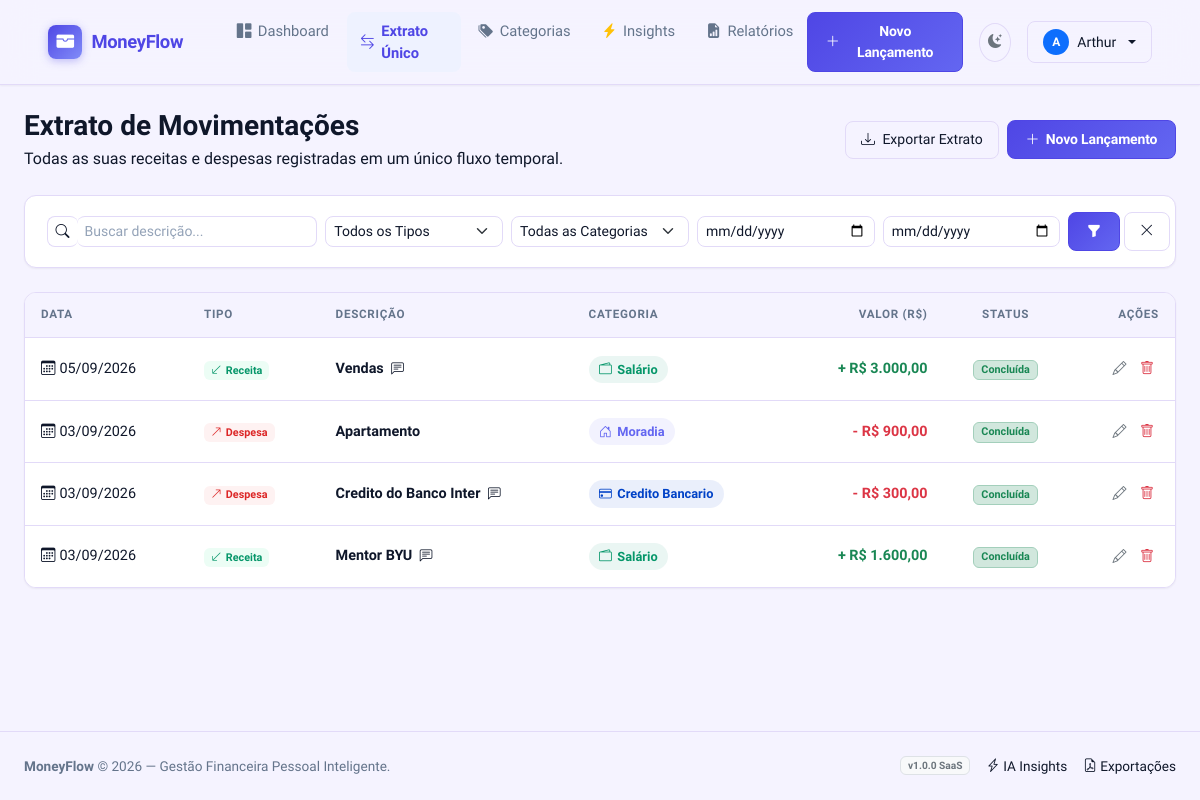
Page /transactions/ (signed in) on the earlier database version.
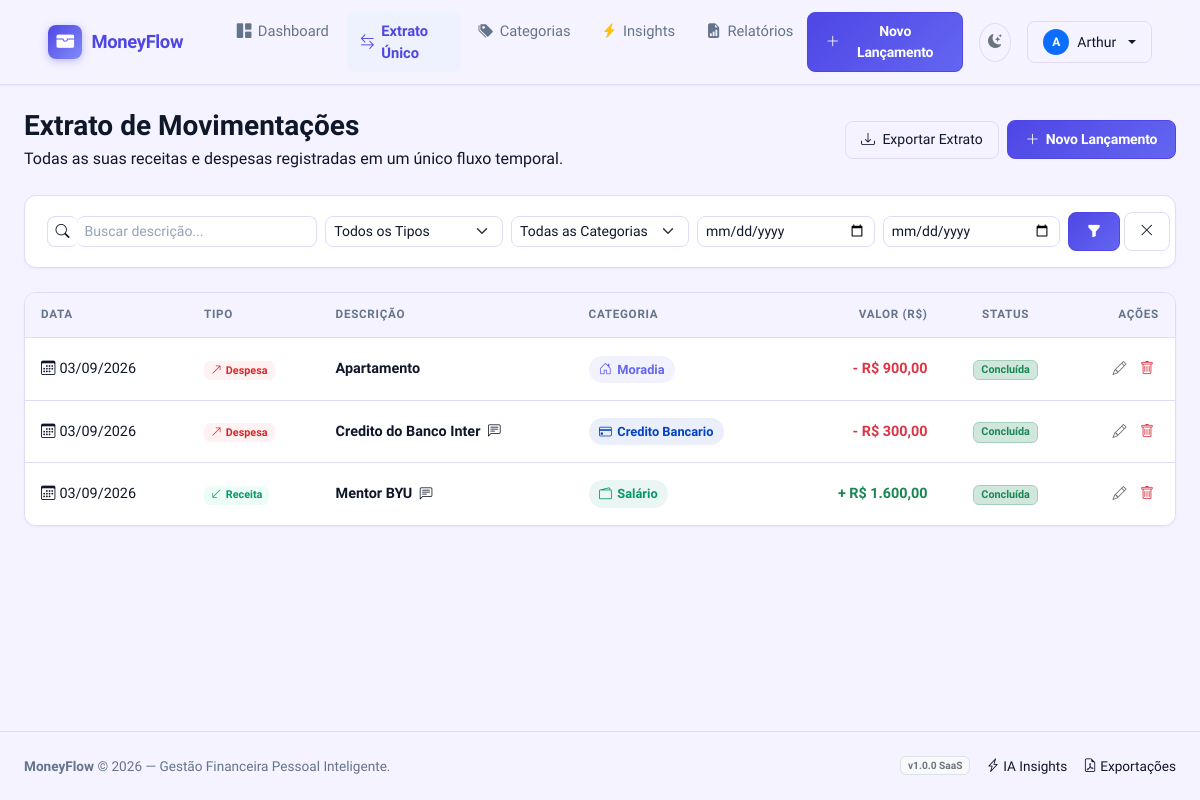
Same page on the later database version.
### apps/accounts/models.py (models this page shows, shortened)
class User(AbstractUser):
    email = models.EmailField('E-mail', unique=True)
    class Meta:
        verbose_name = 'Usuário'
        verbose_name_plural = 'Usuários'
        ordering = ['-date_joined']

### apps/finance/models.py (models this page shows, shortened)
class Transaction(UserOwnedModel):
    TYPE_CHOICES = [
        ('INCOME', 'Receita'),
        ('EXPENSE', 'Despesa'),
    ]
    STATUS_CHOICES = [
        ('COMPLETED', 'Concluída'),
        ('PENDING', 'Pendente'),
    ]
    category = models.ForeignKey(
        Category,
        on_delete=models.CASCADE,
        related_name='transactions',
        verbose_name='Categoria',
    )
    amount = models.DecimalField(
        'Valor',
        max_digits=12,
        decimal_places=2,
        help_text='Valor da movimentação em reais.',
    )
    transaction_type = models.CharField(
        'Tipo',
        max_length=10,
        choices=TYPE_CHOICES,
    )
    description = models.CharField(
        'Descrição',
        max_length=255,
        help_text='Breve descrição da movimentação.',
    )
    date = models.DateField(
        'Data',
        db_index=True,
    )
    status = models.CharField(
        'Status',
        max_length=10,
        choices=STATUS_CHOICES,
        default='COMPLETED',
    )
    notes = models.TextField(
        'Observações',
        blank=True,
        default='',
        help_text='Notas opcionais sobre a movimentação.',
    )
    class Meta:
        verbose_name = 'Movimentação'
        verbose_name_plural = 'Movimentações'
        ordering = ['-date', '-created_at']
        indexes = [
            models.Index(fields=['user', 'date'], name='idx_transaction_user_date'),
            models.Index(fields=['user', 'transaction_type'], name='idx_transaction_user_type'),
            models.Index(fields=['user', 'category'], name='idx_transaction_user_cat'),
        ]
    @property
    def is_income(self):
        return self.transaction_type == 'INCOME'

class Category(models.Model):
    TYPE_SCOPE_CHOICES = [
        ('INCOME', 'Receita'),
        ('EXPENSE', 'Despesa'),
        ('BOTH', 'Ambos'),
    ]
    user = models.ForeignKey(
        settings.AUTH_USER_MODEL,
        on_delete=models.CASCADE,
        related_name='categories',
        verbose_name='Usuário',
    )
    name = models.CharField('Nome', max_length=100)
    slug = models.SlugField('Slug', max_length=120, blank=True)
    color_hex = models.CharField(
        'Cor (HEX)',
        max_length=7,
        default='#6B7280',
        help_text='Cor hexadecimal para gráficos e badges.',
    )
    icon = models.CharField(
        'Ícone',
        max_length=50,
        default='bi-tag',
        help_text='Classe do Bootstrap Icons (ex: bi-cart-check).',
    )
    type_scope = models.CharField(
        'Tipo',
        max_length=10,
        choices=TYPE_SCOPE_CHOICES,
        default='EXPENSE',
        help_text='Define se a categoria aparece em receitas, despesas ou ambos.',
    )
    is_default = models.BooleanField(
        'Categoria padrão',
        default=False,
        help_text='Categorias padrão são criadas automaticamente para novos usuários.',
    )
    is_active = models.BooleanField('Ativa', default=True)
    objects = models.Manager()
    class Meta:
        verbose_name = 'Categoria'
        verbose_name_plural = 'Categorias'
        ordering = ['name']
        constraints = [
            models.UniqueConstraint(
                fields=['user', 'name'],
                name='unique_category_per_user',
            )
        ]

### apps/finance/views.py (the view)
# urls.py: path('', views.transaction_list, name='transaction_list'),
@login_required
def transaction_list(request):
    transactions = Transaction.objects.for_user(request.user)
    transaction_type = request.GET.get('type', '')
    category_id = request.GET.get('category', '')
    status = request.GET.get('status', '')
    date_from = request.GET.get('date_from', '')
    date_to = request.GET.get('date_to', '')
    search = request.GET.get('search', '')
    if transaction_type:
        transactions = transactions.filter(transaction_type=transaction_type)
    if category_id:
        transactions = transactions.filter(category_id=category_id)
    if status:
        transactions = transactions.filter(status=status)
    if date_from:
        transactions = transactions.filter(date__gte=date_from)
    if date_to:
        transactions = transactions.filter(date__lte=date_to)
    if search:
        transactions = transactions.filter(
            Q(description__icontains=search) | Q(notes__icontains=search)
        )
    paginator = Paginator(transactions, 20)
    page = request.GET.get('page')
    transactions = paginator.get_page(page)
    categories = Category.objects.filter(user=request.user, is_active=True)
    context = {
        'transactions': transactions,
        'categories': categories,
        'current_filters': {
            'type': transaction_type,
            'category': category_id,
            'status': status,
            'date_from': date_from,
            'date_to': date_to,
            'search': search,
        },
    }
    return render(request, 'finance/transaction_list.html', context)

### apps/core/models.py (called while the page is built)
    def for_user(self, user):
        return self.get_queryset().filter(user=user, is_deleted=False)

### templates/finance/transaction_list.html (shortened to what this page needs)
{% extends 'base.html' %}
{% load humanize %}
{% block content %}
<div class="container-fluid px-lg-4">
  <div class="d-flex flex-column flex-md-row align-items-md-center justify-content-between gap-3 mb-4">
    <div>
      <h1 class="h3 fw-bold text-main mb-1">Extrato de Movimentações</h1>
      <p class="text-main mb-0">Todas as suas receitas e despesas registradas em um único fluxo temporal.</p>
    </div>
    <div class="d-flex align-items-center gap-2">
      <a href="{% url 'reports:generator' %}" class="btn btn-outline-custom btn-sm">
        <i class="bi bi-download me-1"></i> Exportar Extrato
      </a>
      <a href="{% url 'finance:transaction_create' %}" class="btn btn-primary-custom btn-sm">
        <i class="bi bi-plus-lg"></i> Novo Lançamento
      </a>
    </div>
  </div>
  <div class="saas-card mb-4">
    <div class="saas-card-body py-3">
      <form method="GET" class="row g-2 align-items-center">
        <div class="col-md-3">
          <div class="input-group input-group-sm">
            <span class="input-group-text bg-transparent border-end-0"><i class="bi bi-search text-main"></i></span>
            <input type="text" name="search" class="form-control border-start-0" placeholder="Buscar descrição..." value="{{ current_filters.search }}">
          </div>
        </div>
        <div class="col-md-2">
          <select name="type" class="form-select form-select-sm">
            <option value="">Todos os Tipos</option>
          </select>
        </div>
        <div class="col-md-2">
          <select name="category" class="form-select form-select-sm">
            <option value="">Todas as Categorias</option>
          </select>
        </div>
        <div class="col-md-2">
          <input type="date" name="date_from" class="form-control form-control-sm" title="Data inicial" value="{{ current_filters.date_from }}">
        </div>
        <div class="col-md-2">
          <input type="date" name="date_to" class="form-control form-control-sm" title="Data final" value="{{ current_filters.date_to }}">
        </div>
        <div class="col-md-1 d-flex gap-1">
          <button type="submit" class="btn btn-primary-custom btn-sm w-100" title="Filtrar"><i class="bi bi-funnel-fill"></i></button>
          <a href="{% url 'finance:transaction_list' %}" class="btn btn-outline-custom btn-sm" title="Limpar"><i class="bi bi-x-lg"></i></a>
        </div>
      </form>
    </div>
  </div>
  <div class="saas-card">
    <div class="table-responsive">
      <table class="custom-table mb-0">
        <thead>
          <tr>
            <th>Data</th>
            <th>Tipo</th>
            <th>Descrição</th>
            <th>Categoria</th>
            <th class="text-end">Valor (R$)</th>
            <th class="text-center">Status</th>
            <th class="text-end">Ações</th>
          </tr>
        </thead>
        <tbody>
          {% for t in transactions %}
          <tr>
            <td class="text-main text-nowrap"><i class="bi bi-calendar3 me-1"></i>{{ t.date|date:"d/m/Y" }}</td>
            <td>
              {% if t.is_income %}
              <span class="badge badge-income"><i class="bi bi-arrow-down-left me-1"></i>Receita</span>
              {% else %}
              <span class="badge badge-expense"><i class="bi bi-arrow-up-right me-1"></i>Despesa</span>
              {% endif %}
            </td>
            <td class="fw-semibold">
              {{ t.description }}
              {% if t.notes %}
              <i class="bi bi-chat-left-text text-main ms-1 small" title="{{ t.notes }}"></i>
              {% endif %}
            </td>
            <td>
              <span class="category-badge" style="background-color: {{ t.category.color_hex }}15; color: {{ t.category.color_hex }};">
                <i class="bi {{ t.category.icon }}"></i> {{ t.category.name }}
              </span>
            </td>
            <td class="text-end fw-bold tabular-nums text-nowrap {% if t.is_income %}text-success{% else %}text-danger{% endif %}">
              {% if t.is_income %}+{% else %}-{% endif %} R$ {{ t.amount|floatformat:2|intcomma }}
            </td>
            <td class="text-center">
              {% if t.status == 'COMPLETED' %}
              <span class="badge bg-success-subtle text-success border border-success-subtle">Concluída</span>
              {% else %}
              <span class="badge bg-warning-subtle text-warning border border-warning-subtle">Pendente</span>
              {% endif %}
            </td>
            <td class="text-end text-nowrap">
              <a href="{% url 'finance:transaction_edit' t.pk %}" class="btn btn-sm btn-link text-secondary p-1" title="Editar"><i class="bi bi-pencil"></i></a>
              <a href="{% url 'finance:transaction_delete' t.pk %}" class="btn btn-sm btn-link text-danger p-1" title="Excluir"><i class="bi bi-trash"></i></a>
            </td>
          </tr>
          {% endfor %}
        </tbody>
      </table>
    </div>
  </div>
</div>
{% endblock %}

### templates/base.html (shortened to what this page needs)
{% load static %}
<!DOCTYPE html>
<html lang="pt-BR" data-theme="light">
<head>
  <link href="https://cdn.jsdelivr.net/npm/bootstrap@5.3.3/dist/css/bootstrap.min.css" rel="stylesheet">
  <link href="https://cdn.jsdelivr.net/npm/bootstrap-icons@1.11.3/font/bootstrap-icons.min.css" rel="stylesheet">
  <link rel="stylesheet" href="{% static 'css/style.css' %}">
</head>
<body>
  <nav class="navbar navbar-expand-lg navbar-top">
    <div class="container-fluid px-lg-4">
      <a class="navbar-brand navbar-brand-logo" href="{% if user.is_authenticated %}{% url 'dashboard:home' %}{% else %}{% url 'dashboard:landing' %}{% endif %}">
        <div class="navbar-brand-icon">
          <i class="bi bi-wallet-fill"></i>
        </div>
        <span>MoneyFlow</span>
      </a>
      <div class="collapse navbar-collapse" id="navbarMain">
        {% if user.is_authenticated %}
        <ul class="navbar-nav me-auto mb-2 mb-lg-0 ms-lg-4 gap-lg-1">
          <li class="nav-item">
            <a class="nav-link nav-link-custom {% if request.resolver_match.view_name == 'dashboard:home' %}active{% endif %}" href="{% url 'dashboard:home' %}">
              <i class="bi bi-grid-1x2-fill"></i> Dashboard
            </a>
          </li>
          <li class="nav-item">
            <a class="nav-link nav-link-custom {% if 'finance' in request.resolver_match.app_name and 'categories' not in request.path %}active{% endif %}" href="{% url 'finance:transaction_list' %}">
              <i class="bi bi-arrow-left-right"></i> Extrato Único
            </a>
          </li>
          <li class="nav-item">
            <a class="nav-link nav-link-custom {% if 'categories' in request.path %}active{% endif %}" href="{% url 'finance:category_list' %}">
              <i class="bi bi-tags-fill"></i> Categorias
            </a>
          </li>
          <li class="nav-item">
            <a class="nav-link nav-link-custom {% if 'insights' in request.resolver_match.app_name %}active{% endif %}" href="{% url 'insights:index' %}">
              <i class="bi bi-lightning-charge-fill text-warning"></i> Insights
            </a>
          </li>
          <li class="nav-item">
            <a class="nav-link nav-link-custom {% if 'reports' in request.resolver_match.app_name %}active{% endif %}" href="{% url 'reports:generator' %}">
              <i class="bi bi-file-earmark-bar-graph-fill"></i> Relatórios
            </a>
          </li>
        </ul>
        <div class="d-flex align-items-center gap-3">
          <a href="{% url 'finance:transaction_create' %}" class="btn btn-primary-custom btn-sm">
            <i class="bi bi-plus-lg"></i> Novo Lançamento
          </a>
          <button class="btn btn-outline-custom btn-sm rounded-circle p-2" id="themeToggle" title="Alternar tema">
            <i class="bi bi-moon-stars-fill" id="themeIcon"></i>
          </button>
          <div class="dropdown">
            <button class="btn btn-outline-custom btn-sm dropdown-toggle d-flex align-items-center gap-2" type="button" data-bs-toggle="dropdown" aria-expanded="false">
              <div class="rounded-circle bg-primary text-white d-flex align-items-center justify-content-center" style="width: 26px; height: 26px; font-size: 0.75rem; font-weight: 700;">
                {{ user.username|first|upper }}
              </div>
              <span class="d-none d-md-inline">{{ user.first_name|default:user.username }}</span>
            </button>
          </div>
        </div>
        {% endif %}
      </div>
    </div>
  </nav>
  <main class="flex-grow-1 py-4">
    {% block content %}{% endblock %}
  </main>
  <footer>
    <div class="container-fluid px-lg-4 d-flex flex-column flex-md-row align-items-center justify-content-between gap-2">
      <div>
        <strong>MoneyFlow</strong> &copy; {% now "Y" %} — Gestão Financeira Pessoal Inteligente.
      </div>
      <div class="d-flex align-items-center gap-3">
        <span class="badge bg-light text-secondary border">v1.0.0 SaaS</span>
        <a href="{% url 'insights:index' %}" class="text-decoration-none text-main"><i class="bi bi-lightning-charge"></i> IA Insights</a>
        <a href="{% url 'reports:generator' %}" class="text-decoration-none text-main"><i class="bi bi-file-earmark-pdf"></i> Exportações</a>
      </div>
    </div>
  </footer>
</body>
</html>

Differences in the rows shown:
no longer on this page (row edited): Transaction: date "05/09/2026", transaction_type "INCOME" (drawn), description "Vendas", category.name "Salário", amount "3.000,00", status "Concluída"
